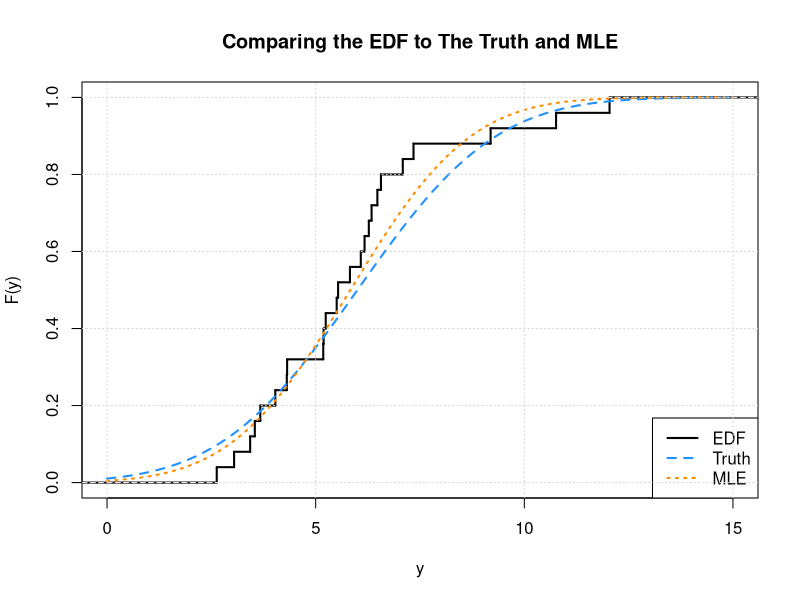

Recreate this plot in R.
## ---- chunk 1
knitr::opts_chunk$set(echo = TRUE, fig.align = "center", cache = TRUE, autodep = TRUE)
## ---- chunk 2
set.seed(66)
y = rnorm(n = 25, mean = 6, sd = 2.6) # generate sample
k = 4 # pick some k
## ---- chunk 3
# using the EDF
mean(y < k)
# using an estimated normal distribution (not quite using the MLE)
pnorm(q = k, mean = mean(y), sd = sd(y))
# using the true (but assumed unknown) CDF
pnorm(q = k, mean = 6, sd = 2.6) 
## ---- chunk 4
plot(ecdf(y), 
     col.01line = "white", verticals = TRUE, do.points = FALSE, 
     xlim = c(0, 15), lwd = 2, lty = 1, ylab = "F(y)", xlab = "y",
     main = "Comparing the EDF to The Truth and MLE")
curve(pnorm(x, mean = 6, sd = 2.6), 
      add = TRUE, xlim = c(0, 15), col = "dodgerblue", lty = 2, lwd = 2)
curve(pnorm(x, mean = mean(y), sd = sd(y)), 
      add = TRUE, xlim = c(0, 15), col = "darkorange", lty = 3, lwd = 2)
legend("bottomright", legend = c("EDF", "Truth", "MLE"),
  col = c("black", "dodgerblue", "darkorange"), lty = 1:3, lwd = 2)
grid()
